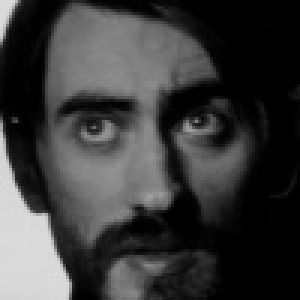
#> input picture s/s_Oleg/2_100.jpg, 100 x 100 px, given in place of 1.mp4, which was not available (shown 3 times larger)
$ python '2_сбор_с_фильма2.py'
#> lines starting #> are read from the running program, lines starting #| are printed output that depends on the picture; after the words box and inside, x2 and y2 are one past the last pixel; in counts of white or black regions, pixels touching at a corner belong together; pictures that were not available may be replaced by others from this repository, and a replacement may not be noted
import cv2
import os

cascadeFace = cv2.CascadeClassifier('haarcascade_frontalface_default.xml')
cascadeEye = cv2.CascadeClassifier('haarcascade_eye.xml')
SaveVideoPatch = 'video/video_1/'
prefix = '2_'
Play = True
VideoPatch = 'video_sources/SeroVolk/1.mp4'
vcap = cv2.VideoCapture(VideoPatch)
counter = 802

while (vcap.isOpened()) and Play:
    retCap, frameCap = vcap.read()
#> frameCap is the input picture: shape (100, 100, 3); min 0, max 222, mean 59.2
    grayColor = cv2.cvtColor(frameCap, cv2.COLOR_BGR2GRAY)
    foundFaces = cascadeFace.detectMultiScale(grayColor, scaleFactor=1.2, minNeighbors=3, minSize=(100, 100))
#> foundFaces = [[7, 5, 86, 86]]

    for (x, y, w, h) in foundFaces:
        grayRoi = grayColor[y:y + h, x:x + w]
        foundEyes = cascadeEye.detectMultiScale(grayRoi, scaleFactor=1.2, minNeighbors=4, minSize=(10, 10))
        if len(foundEyes) > 0:
            name = prefix + str(counter) + '.jpg'
            counter += 1
            size = (100, 100)
            output = cv2.resize(grayRoi, size, interpolation=cv2.INTER_AREA)
            cv2.imwrite(os.path.join(SaveVideoPatch, name), output)
            cv2.rectangle(frameCap, (x, y), (x + w, y + h), (255, 0, 0), 2)
#> this loop made 1 pass
#> (x, y, w, h, foundEyes, name, counter, size) on pass 1: (7, 5, 86, 86, [[46, 22, 25, 25], [11, 23, 28, 28]], '2_802.jpg', 803, (100, 100))
#> pass 1, `grayRoi = grayColor[y:y + h, x:x + w]`:
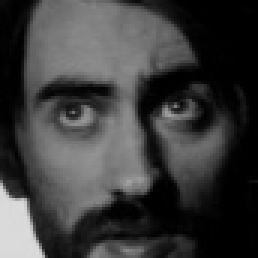
#> grayRoi: shape (86, 86) (shown 3 times larger); min 0, max 220, mean 60.6
#> after the loop:
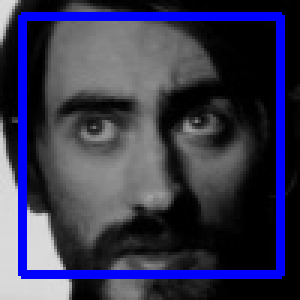
#> frameCap: shape (100, 100, 3) (shown 3 times larger); 10.28% of pixels changed, all inside (x1, y1, x2, y2) = (6, 4, 95, 93)
#> after the loop, counter = 803

    cv2.imshow("camera", frameCap)
    if cv2.waitKey(10) == 27:
#> (key Esc is pressed here)
        Play = False

vcap.release()
cv2.destroyAllWindows()

$ run again, on s/s_Oleg/2_138.jpg
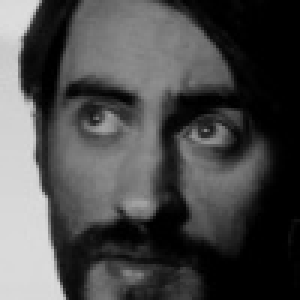
#> input picture s/s_Oleg/2_138.jpg, 100 x 100 px, given in place of 1.mp4, which was not available (shown 3 times larger)
#> frameCap is the input picture: shape (100, 100, 3); min 0, max 221, mean 74.9
#> foundFaces = [[8, 4, 86, 86]]
#> the loop `for (x, y, w, h) in foundFaces:` made 1 pass
#> (x, y, w, h, foundEyes, name, counter, size) on pass 1: (8, 4, 86, 86, [[11, 21, 26, 26]], '2_802.jpg', 803, (100, 100))
#> pass 1, `grayRoi = grayColor[y:y + h, x:x + w]`:
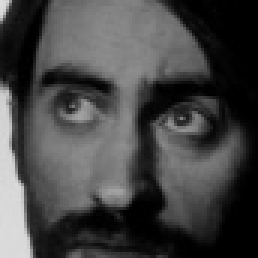
#> grayRoi: shape (86, 86) (shown 3 times larger); min 0, max 221, mean 68.9
#> after the loop `for (x, y, w, h) in foundFaces:`:
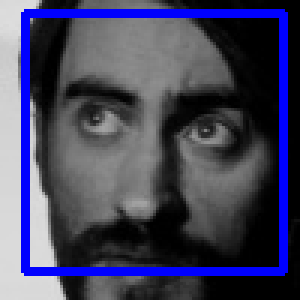
#> frameCap: shape (100, 100, 3) (shown 3 times larger); 10.28% of pixels changed, all inside (x1, y1, x2, y2) = (7, 3, 96, 92)
#> after the loop `for (x, y, w, h) in foundFaces:`: counter = 803
